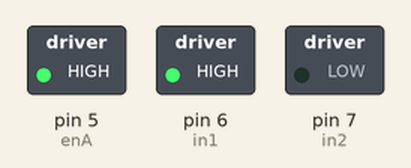
The sketch below on a simulated Arduino Uno, built with avr-gcc and run on an emulated ATmega328P. Parts: switched loads named in the sketch (green lamp = pin HIGH).

Above: at 0.1 s.
Timing chart, 0 to 1.6 s (numbered marks = the images above):
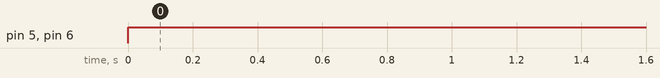

The sketch:

test_dc_motor.ino
```cpp
int in1 = 6;
int in2 = 7;
int enA = 5;

void setup() {
  Serial.begin(9600);
  pinMode(enA, OUTPUT);
  pinMode(in1, OUTPUT);
  pinMode(in2, OUTPUT);
}

void motorOFF(){
  analogWrite(enA, 255);
  digitalWrite(in1, LOW);
  digitalWrite(in2, LOW);
}

void motorRUN(){
  analogWrite(enA, 255);
  digitalWrite(in1, HIGH);
  digitalWrite(in2, LOW);
}

void loop() {
  // if(Serial.available()){
  //   String data = Serial.readString();
  //   if(data.indexOf("OFF") != -1){
  //     motorOFF();
  //   }
  //   else if(data.indexOf("RUN") != -1){
  //     motorRUN();
  //   }
  // }
  motorRUN();

}
```

Measured:
- by itself, pin 5 (enA), pin 6 (in1): LOW → HIGH at 0.00 s
